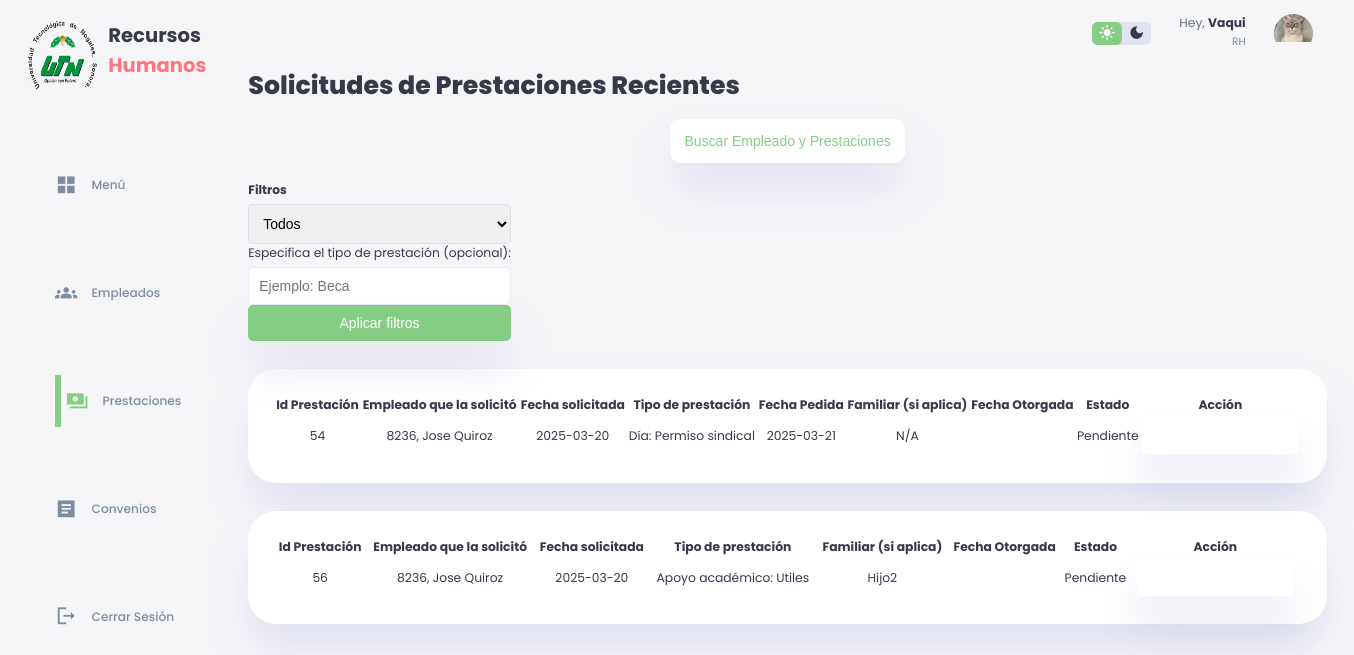
Before: /solicitudesprestaciones.php (signed in) with the older database file.
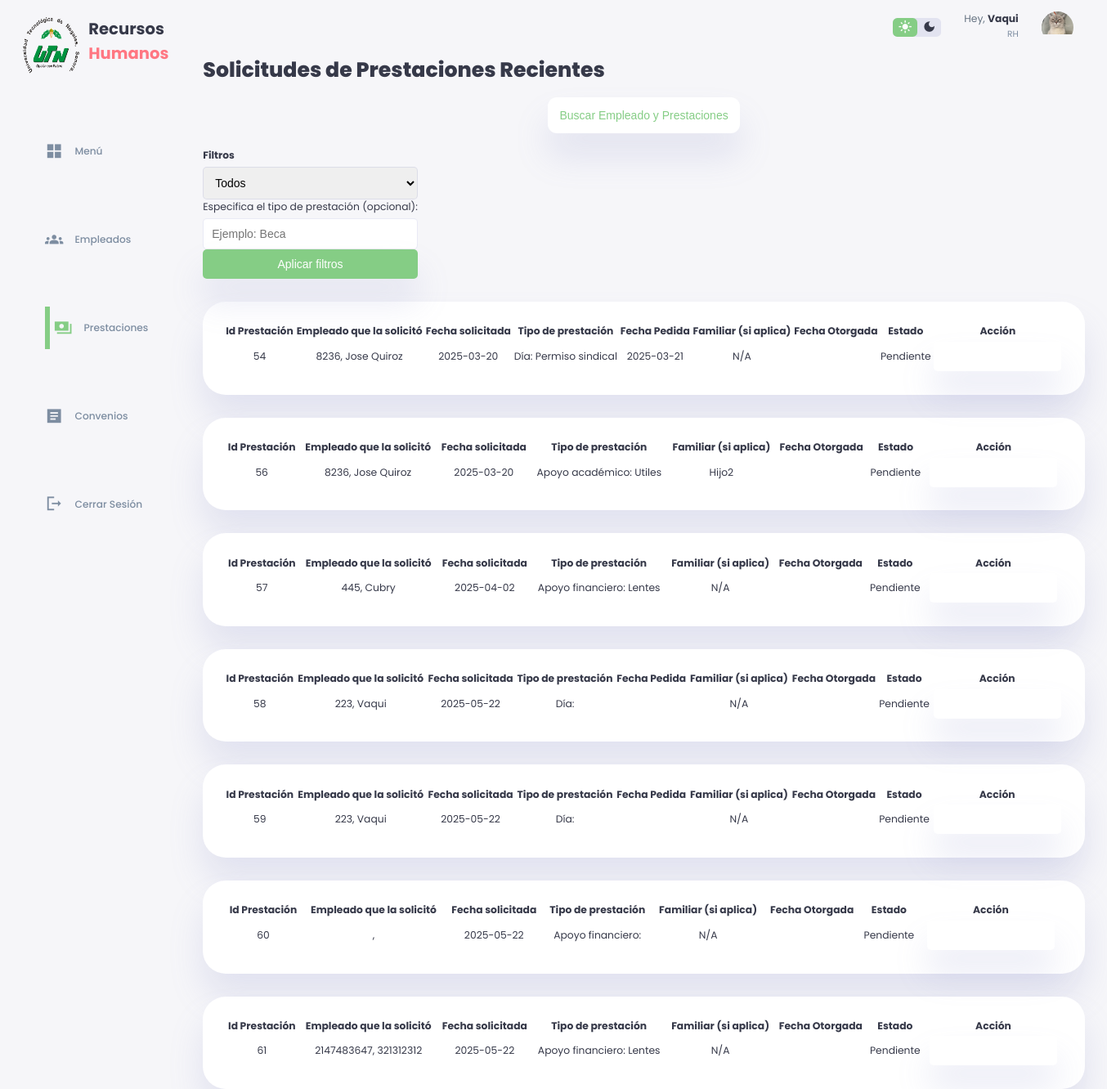
After: the same page with the newer database file.
### tables this page shows
CREATE TABLE `prestacion` (
  `Id_Prestacion` int(11) NOT NULL,
  `Fecha_Solicitada` date NOT NULL DEFAULT current_timestamp(),
  `Fecha_Otorgada` date DEFAULT NULL,
  `Tipo` varchar(40) NOT NULL,
  `Estado` varchar(15) DEFAULT NULL
);

CREATE TABLE `empleado_prestacion` (
  `Numero_Empleado` int(11) NOT NULL,
  `Id_Prestacion` int(11) NOT NULL,
  `Tipo` varchar(40) NOT NULL,
  `Fecha_Solicitada` date NOT NULL DEFAULT current_timestamp(),
  `Fecha_Otorgada` date DEFAULT NULL
);

CREATE TABLE `empleado` (
  `Numero_Empleado` int(20) NOT NULL,
  `Nombre_Empleado` varchar(30) NOT NULL,
  `Contraseña_Empleado` varchar(20) DEFAULT '',
  `Area` varchar(30) NOT NULL,
  `Edad` int(3) NOT NULL,
  `Genero` varchar(12) NOT NULL,
  `Titulo` varchar(50) NOT NULL,
  `Fecha_Ingreso` date NOT NULL DEFAULT current_timestamp(),
  `Direccion` varchar(200) NOT NULL,
  `Telefono` varchar(12) NOT NULL,
  `Discapacidad` varchar(50) NOT NULL DEFAULT 'N/A',
  `Estado` varchar(30) NOT NULL DEFAULT 'Activo',
  `Dias_Extras` int(2) NOT NULL DEFAULT 0,
  `Dias` int(2) NOT NULL DEFAULT 24
);

CREATE TABLE `prestacion_dias` (
  `Id_Prestacion` int(11) NOT NULL,
  `Numero_Empleado` int(11) NOT NULL,
  `Fecha_Solicitada` date NOT NULL,
  `Dia_extra` tinyint(1) NOT NULL,
  `Motivo` text DEFAULT NULL
);

CREATE TABLE `prestacion_apoyoacademico` (
  `Id_Prestacion` int(11) NOT NULL,
  `Numero_Empleado` int(11) NOT NULL,
  `Id_Familiar` int(11) NOT NULL,
  `Nivel_Academico` varchar(20) NOT NULL,
  `Nombre_Institucion` varchar(35) NOT NULL,
  `Tipo` varchar(20) NOT NULL
);

CREATE TABLE `familiar_empleado` (
  `Id_Familiar` int(11) NOT NULL,
  `Nombre_Familiar` varchar(50) NOT NULL,
  `Nivel_academico` varchar(25) NOT NULL,
  `Edad` int(3) NOT NULL
);

CREATE TABLE `prestacion_apoyofinanciero` (
  `Id_Prestacion` int(11) NOT NULL,
  `Numero_Empleado` int(11) NOT NULL,
  `Id_Familiar` int(11) NOT NULL DEFAULT 0,
  `Deposito` tinyint(1) NOT NULL,
  `Reembolso` tinyint(1) NOT NULL,
  `Tipo` varchar(35) NOT NULL
);

### solicitudesprestaciones.php (the view, shortened to what this page needs)
<?php
require_once("conn.php");
?>
<!DOCTYPE html>
<html lang="en">
<head>
    <link rel="stylesheet" href="./styleSolicitudDePrestacionesxd.css">
</head>
<body>
    <div class="container">
        <aside>
            <div class="top">
                <div class="logo">
                    <img src="./images/logo.png.png">
                    <h2>Recursos<span class="danger"> Humanos</span></h2>
                </div>
            </div>
            <div class="sidebar">
                <a href="index.php">
                    <span class="material-icons-sharp">grid_view</span>
                    <h3>Menú</h3>
                </a>
                <a href="empleados.php">
                    <span class="material-icons-sharp">groups</span>
                    <h3>Empleados</h3>
                </a>
                <a href="solicitudesprestaciones.php" class="active">
                <span class="material-icons-sharp">payments</span>
                    <h3>Prestaciones</h3>
                </a>
                <a href="convenioNuevo.php">
                    <span class="material-icons-sharp">article</span>
                    <h3>Convenios</h3>
                </a>
                <a href="#" onclick="event.preventDefault(); document.getElementById('logout-form').submit();">
                    <span class="material-icons-sharp">logout</span>
                    <h3>Cerrar Sesión</h3>
                </a>
            </div>
        </aside>
        <div class="contenido">
            <div class="top">
                <div class="theme-toggler">
                    <span class="material-icons-sharp active">light_mode</span>
                    <span class="material-icons-sharp">dark_mode</span>
                </div>
                <div class="profile">
                    <div class="info">
                        <?php
                        echo '<p>Hey, <b>'.htmlspecialchars($_SESSION['Nombre_Empleado']).'</b></p>
                            <small class="text-muted">'.htmlspecialchars($_SESSION['Area']).'</small>';
                        ?>
                    </div>
                    <div class="profile-photo">
                        <img src="./images/profile-1.jpg.jpeg">
                    </div>
                </div>
            </div>
            <h1>Solicitudes de Prestaciones Recientes</h1>
            <div class="button-container">
                <button type="button" class="button" onclick="window.location.href='buscarEmpleadoYPrestaciones.php'">Buscar Empleado y Prestaciones</button>
            </div>
            <br>
            <div class="filtros-container">
    <form action="" method="post">
        <div class="filtro-item">
            <label for="prestacionFiltro"><h3>Filtros</h3></label>
            <select name="prestacionFiltro" id="prestacionFiltro" required>
                <option value="todos">Todos</option>
            </select>
        </div>
        <div class="filtro-item">
            <label for="especifico">Especifica el tipo de prestación (opcional):</label>
            <input type="text" name="especifico" id="especifico" placeholder="Ejemplo: Beca">
        </div>
        <div class="filtro-item">
            <button type="submit" class="btn btn-primary">Aplicar filtros</button>
        </div>
    </form>
</div>
            <?php
            if ($_SERVER["REQUEST_METHOD"] == "POST" && isset($_POST['aplicarFiltros'])) {
                $filtroPrestacion = $_POST['prestacionFiltro'];
                if ($filtroPrestacion == "Academico") {
                    if (!empty($_POST['especifico'])) {
                        $especifico = $_POST['especifico'];
                        $querySP = $conn->prepare("SELECT * FROM prestacion p WHERE p.Tipo = 'Academico' AND p.Fecha_Otorgada IS NULL AND EXISTS (SELECT 1 FROM prestacion_apoyoacademico pa WHERE p.Id_Prestacion = pa.Id_Prestacion AND pa.Tipo LIKE ?)");
                        $querySP->bind_param("s", $especifico);
                    }
                    else {
                        $querySP = $conn->prepare("SELECT * FROM prestacion p WHERE p.Tipo = 'Academico' AND p.Fecha_Otorgada IS NULL AND EXISTS (SELECT 1 FROM prestacion_apoyoacademico pa WHERE p.Id_Prestacion = pa.Id_Prestacion)");
                    }
                } elseif ($filtroPrestacion == "Financiera") {
                    if (!empty($_POST['especifico'])) {
                        $especifico = $_POST['especifico'];
                        $querySP = $conn->prepare("SELECT * FROM prestacion p WHERE p.Tipo = 'Financiera' AND p.Fecha_Otorgada IS NULL AND EXISTS (SELECT 1 FROM prestacion_apoyofinanciero pa WHERE p.Id_Prestacion = pa.Id_Prestacion AND pa.Tipo LIKE ?)");
                        $querySP->bind_param("s", $especifico);
                    }
                    else {
                        $querySP = $conn->prepare("SELECT * FROM prestacion p WHERE p.Tipo = 'Financiera' AND p.Fecha_Otorgada IS NULL AND EXISTS (SELECT 1 FROM prestacion_apoyofinanciero pa WHERE p.Id_Prestacion = pa.Id_Prestacion)");
                    }
                } elseif ($filtroPrestacion == "Día") {
                    if (!empty($_POST['especifico'])) {
                        $especifico = $_POST['especifico'];
                        $querySP = $conn->prepare("SELECT * FROM prestacion p WHERE p.Tipo = 'Día' AND p.Fecha_Otorgada IS NULL AND EXISTS (SELECT 1 FROM prestacion_dias pa WHERE p.Id_Prestacion = pa.Id_Prestacion AND pa.Motivo LIKE ?)");
                        $querySP->bind_param("s", $especifico);
                    }
                    else {
                        $querySP = $conn->prepare("SELECT * FROM prestacion p WHERE p.Tipo = 'Día' AND p.Fecha_Otorgada IS NULL AND EXISTS (SELECT 1 FROM prestacion_dias pa WHERE p.Id_Prestacion = pa.Id_Prestacion)");
                    }
                } elseif ($filtroPrestacion == "Plazo") {
                    if (!empty($_POST['especifico'])) {
                        $especifico = $_POST['especifico'];
                        $querySP = $conn->prepare("SELECT * FROM prestacion p INNER JOIN prestacion_plazos pa ON p.Id_Prestacion = pa.Id_Prestacion WHERE p.Tipo = 'Plazo' AND p.Fecha_Otorgada IS NULL AND pa.Tipo LIKE ?");
                        $querySP->bind_param("s", $especifico);
                    }
                    else {
                        $querySP = $conn->prepare("SELECT * FROM prestacion WHERE Tipo = 'Plazo' AND Fecha_Otorgada IS NULL");
                    }
                } else {
                    $querySP = $conn->prepare("SELECT * FROM prestacion WHERE Fecha_Otorgada IS NULL");
                }
            } else {
                $querySP = $conn->prepare("SELECT * FROM prestacion WHERE Fecha_Otorgada IS NULL");
            }
            $querySP->execute();
            $resultadoSP = $querySP->get_result();
            while ($rowSP = $resultadoSP->fetch_assoc()) {
                $fechaSolicitud = $rowSP['Fecha_Solicitada'];
                $idPrestacion = $rowSP['Id_Prestacion'];
                $queryCNE = $conn->prepare("SELECT Numero_Empleado FROM empleado_prestacion WHERE Id_Prestacion = ?");
                $queryCNE->bind_param("i", $idPrestacion);
                $queryCNE->execute();
                $resultCNE = $queryCNE->get_result();
                $rowCNE = $resultCNE->fetch_assoc();
                $numeroEmpleado = $rowCNE['Numero_Empleado'];
                $queryCNME = $conn->prepare("SELECT Nombre_Empleado FROM empleado WHERE Numero_Empleado = ?");
                $queryCNME->bind_param("i", $numeroEmpleado);
                $queryCNME->execute();
                $resultCNME = $queryCNME->get_result();
                $rowCNME = $resultCNME->fetch_assoc();
                $nombreEmpleado = $rowCNME['Nombre_Empleado'];
                if ($rowSP['Tipo'] == "Academico") {
                    $queryCPA = $conn->prepare("SELECT * FROM prestacion_apoyoacademico WHERE Id_Prestacion = ?");
                    $queryCPA->bind_param("i", $idPrestacion);
                    $queryCPA->execute();
                    $resultCPA = $queryCPA->get_result();
                    $rowCPA = $resultCPA->fetch_assoc();
                    $tipo = "Apoyo académico: ".$rowCPA['Tipo'];
                }
                if ($rowSP['Tipo'] == "Financiera") {
                    $queryCPA = $conn->prepare("SELECT * FROM prestacion_apoyofinanciero WHERE Id_Prestacion = ?");
                    $queryCPA->bind_param("i", $idPrestacion);
                    $queryCPA->execute();
                    $resultCPA = $queryCPA->get_result();
                    $rowCPA = $resultCPA->fetch_assoc();
                    $tipo = "Apoyo financiero: ".$rowCPA['Tipo'];
                }
                if ($rowSP['Tipo'] == "Día") {
                    $queryCPD = $conn->prepare("SELECT * FROM prestacion_dias WHERE Id_Prestacion = ?");
                    $queryCPD->bind_param("i", $idPrestacion);
                    $queryCPD->execute();
                    $resultCPD = $queryCPD->get_result();
                    $rowCPD = $resultCPD->fetch_assoc();
                    $tipo = "Día: ".$rowCPD['Motivo'];
                }
                $queryCFP = $conn->prepare("SELECT * FROM familiar_prestacion WHERE Id_Prestacion = ?");
                $queryCFP->bind_param("i", $idPrestacion);
                $queryCFP->execute();
                $resultCFP = $queryCFP->get_result();
                if ($resultCFP->num_rows > 0) {
                    $rowCFP = $resultCFP->fetch_assoc();
                    $idFamiliar = $rowCFP['Id_Familiar'];
                    $queryCF = $conn->prepare("SELECT Nombre_Familiar FROM familiar_empleado WHERE Id_Familiar = ?");
                    $queryCF->bind_param("i", $idFamiliar);
                    $queryCF->execute();
                    $resultCF = $queryCF->get_result();
                    $rowCF = $resultCF->fetch_assoc();
                    $nombreFamiliar = $rowCF['Nombre_Familiar'];
                } else {
                    $nombreFamiliar = "N/A";
                }
                if ($rowSP['Tipo'] == "Día") {
                    echo '
                        <main>
                        <div class="prestamos-recientes">
                        <table class="table table-bordered prestamos-recientes">
                            <thead>
                                <tr>
                                    <th>Id Prestación</th>
                                    <th>Empleado que la solicitó</th>
                                    <th>Fecha solicitada</th>
                                    <th>Tipo de prestación</th>
                                    <th>Fecha Pedida</th>
                                    <th>Familiar (si aplica)</th>
                                    <th>Fecha Otorgada</th>
                                    <th>Estado</th>
                                    <th>Acción</th>
                                </tr>
                            </thead>
                            <tbody>
                                <tr>
                                    <td>' . htmlspecialchars($idPrestacion) . '</td>
                                    <td>' . htmlspecialchars($numeroEmpleado) . ', ' . htmlspecialchars($nombreEmpleado) . '</td>
                                    <td>' . htmlspecialchars($fechaSolicitud) . '</td>
                                    <td>' . htmlspecialchars($tipo) . '</td>
                                    <td>' . htmlspecialchars($rowCPD['Fecha_Solicitada']) . '</td>
                                    <td>' . htmlspecialchars($nombreFamiliar) . '</td>
                                    <td>' . htmlspecialchars($rowSP['Fecha_Otorgada']) . '</td>
                                    <td>' . htmlspecialchars($rowSP['Estado']) . '</td>
                                    <td>
                                        <form action="otorgarPrestaciones.php" method="post">
                                            <input type="hidden" name="idPrestacion" value="' . htmlspecialchars($idPrestacion) . '">';
                                   echo'         <button type="submit" class="btn btn-primary">Otorgar prestación</button>
                                        </form>
                                    </td>
                                </tr>
                            </tbody>
                        </table>
                    </div>
                    </main>
                    ';
                }
            if ($rowSP['Tipo'] != "Día" && $rowSP['Tipo'] != "Plazo") {
                echo '
                <main>
                <div class="prestamos-recientes">
                <table class="table table-bordered">
                <thead>
                    <tr>
                    <th>Id Prestación</th>
                    <th>Empleado que la solicitó</th>
                    <th>Fecha solicitada</th>
                    <th>Tipo de prestación</th>
                    <th>Familiar (si aplica)</th>
                    <th>Fecha Otorgada</th>
                    <th>Estado</th>
                    <th>Acción</th>
                    </tr>
                </thead>
                <tbody>';
                echo "<tr>";
                echo "<td>".htmlspecialchars($idPrestacion)."</td>";
                echo "<td>".htmlspecialchars($numeroEmpleado).", ".htmlspecialchars($nombreEmpleado)."</td>";
                echo "<td>".htmlspecialchars($fechaSolicitud)."</td>";
                echo "<td>".htmlspecialchars($tipo)."</td>";
                echo "<td>".htmlspecialchars($nombreFamiliar)."</td>";
                echo "<td>".htmlspecialchars($rowSP['Fecha_Otorgada'])."</td>";
                echo "<td>".htmlspecialchars($rowSP['Estado'])."</td>";
                echo "<td>";
                echo "<form action='otorgarPrestaciones.php' method='post'>";
                echo "<button type='submit' class='btn btn-primary'>Otorgar prestación</button>";
                echo "</form>";
                echo "</td>";
                echo "</tr>
                </tbody>
                </table>
                </div>
                </main>";
            }
        }
        ?>
    </div>
</body>
</html>

Changed rows visible on the page:
added prestacion: Id_Prestacion "57", empleado_prestacion.Numero_Empleado "445", empleado.Nombre_Empleado "Cubry", Fecha_Solicitada "2025-04-02", prestacion_apoyofinanciero.Tipo "Apoyo financiero: Lentes", familiar_empleado.Nombre_Familiar "N/A", Estado "Pendiente"
added prestacion: Id_Prestacion "58", empleado_prestacion.Numero_Empleado "223", empleado.Nombre_Empleado "Vaqui", Fecha_Solicitada "2025-05-22", tipo "Día:", nombreFamiliar "N/A", Estado "Pendiente"
added prestacion: Id_Prestacion "59", empleado_prestacion.Numero_Empleado "223", empleado.Nombre_Empleado "Vaqui", Fecha_Solicitada "2025-05-22", tipo "Día:", nombreFamiliar "N/A", Estado "Pendiente"
added prestacion: Id_Prestacion "60", Fecha_Solicitada "2025-05-22", tipo "Apoyo financiero:", nombreFamiliar "N/A", Estado "Pendiente"
added prestacion: Id_Prestacion "61", empleado_prestacion.Numero_Empleado "2147483647", empleado.Nombre_Empleado "321312312", Fecha_Solicitada "2025-05-22", prestacion_apoyofinanciero.Tipo "Apoyo financiero: Lentes", familiar_empleado.Nombre_Familiar "N/A", Estado "Pendiente"
